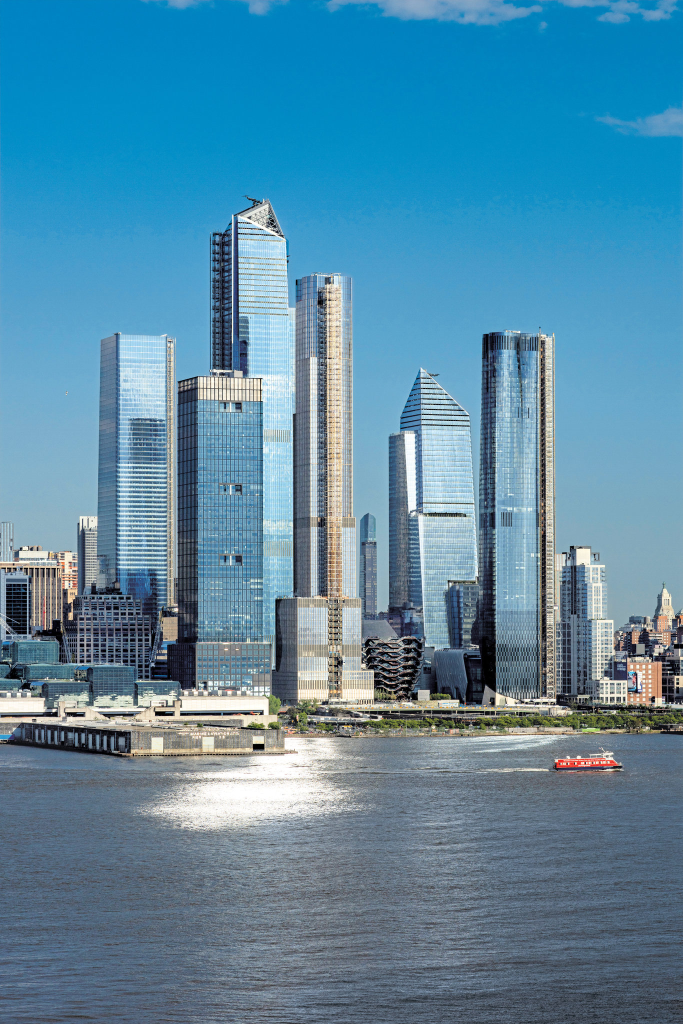
#> input picture skyline2.jpg, 1366 x 2048 px (shown at 1/2 size)
$ python imgstylerepl.py   (older library calls are emulated)
#> lines starting #> are read from the running program, lines starting #| are printed output that depends on the picture; after the words box and inside, x2 and y2 are one past the last pixel; in counts of white or black regions, pixels touching at a corner belong together
import cv2
import numpy as np
from scipy import spatial

def make_mask(b, image):
    mask = np.zeros((image.shape[0], image.shape[1], 1), dtype=np.uint8)
    for xx, yy in enumerate(b):
        mask[yy:, xx] = 255

    return mask


def display_mask(b, image, color=[0, 0, 255]):
    result = image.copy()
    overlay = np.full(image.shape, color, image.dtype)

    overlay = cv2.addWeighted(
        cv2.bitwise_and(overlay, overlay, mask=make_mask(b, image)),
        1,
        image,
        1,
        0,
        result
    )
    cv2.imwrite("result.png", overlay)


def color_to_gradient(image):
    gray = cv2.cvtColor(image, cv2.COLOR_BGR2GRAY)
    return np.hypot(
        cv2.Sobel(gray, cv2.CV_64F, 1, 0),
        cv2.Sobel(gray, cv2.CV_64F, 0, 1)
    )

def energy(b_tmp, image):
    sky_mask = make_mask(b_tmp, image)

    ground = np.ma.array(
        image,
        mask=cv2.cvtColor(cv2.bitwise_not(sky_mask), cv2.COLOR_GRAY2BGR)
    ).compressed()
    sky = np.ma.array(
        image,
        mask=cv2.cvtColor(sky_mask, cv2.COLOR_GRAY2BGR)
    ).compressed()
    ground.shape = (ground.size//3, 3)
    sky.shape = (sky.size//3, 3)

    sigma_g, mu_g = cv2.calcCovarMatrix(
        ground,
        None,
        cv2.COVAR_NORMAL | cv2.COVAR_ROWS | cv2.COVAR_SCALE
    )
    sigma_s, mu_s = cv2.calcCovarMatrix(
        sky,
        None,
        cv2.COVAR_NORMAL | cv2.COVAR_ROWS | cv2.COVAR_SCALE
    )

    y = 2

    return 1 / (
        (y * np.linalg.det(sigma_s) + np.linalg.det(sigma_g)) +
        (y * np.linalg.det(np.linalg.eig(sigma_s)[1]) +
            np.linalg.det(np.linalg.eig(sigma_g)[1]))
    )

def calculate_border(grad, t):
    sky = np.full(grad.shape[1], grad.shape[0])

    for x in range(grad.shape[1]):
        border_pos = np.argmax(grad[:, x] > t)

        # argmax hax return 0 if nothing is > t
        if border_pos > 0:
            sky[x] = border_pos

    return sky

def calculate_border_optimal(image, thresh_min=5, thresh_max=600, search_step=5):
    grad = color_to_gradient(image)

    n = ((thresh_max - thresh_min) // search_step) + 1

    b_opt = None
    jn_max = 0

    for k in range(1, n + 1):
        t = thresh_min + ((thresh_max - thresh_min) // n - 1) * (k - 1)

        b_tmp = calculate_border(grad, t)
        jn = energy(b_tmp, image)

        if jn > jn_max:
            jn_max = jn
            b_opt = b_tmp

    return b_opt

def no_sky_region(bopt, thresh1, thresh2, thresh3):
    border_ave = np.average(bopt)
    asadsbp = np.average(np.absolute(np.diff(bopt)))

    return border_ave < thresh1 or (border_ave < thresh2 and asadsbp > thresh3)

def partial_sky_region(bopt, thresh4):
    return np.any(np.diff(bopt) > thresh4)

# [73 lines left out: function refine_sky, not called in this run]

def detect_sky(input_image):
#> called with input_image = 'skyline2.jpg'
    image = cv2.imread(input_image)
#> image is the input picture: shape (2048, 1366, 3); mean B, G, R 163.3, 137.5, 87.9
    bopt = calculate_border_optimal(image)
#> in color_to_gradient, `gray = cv2.cvtColor(image, cv2.COLOR_BGR2GRAY)`:
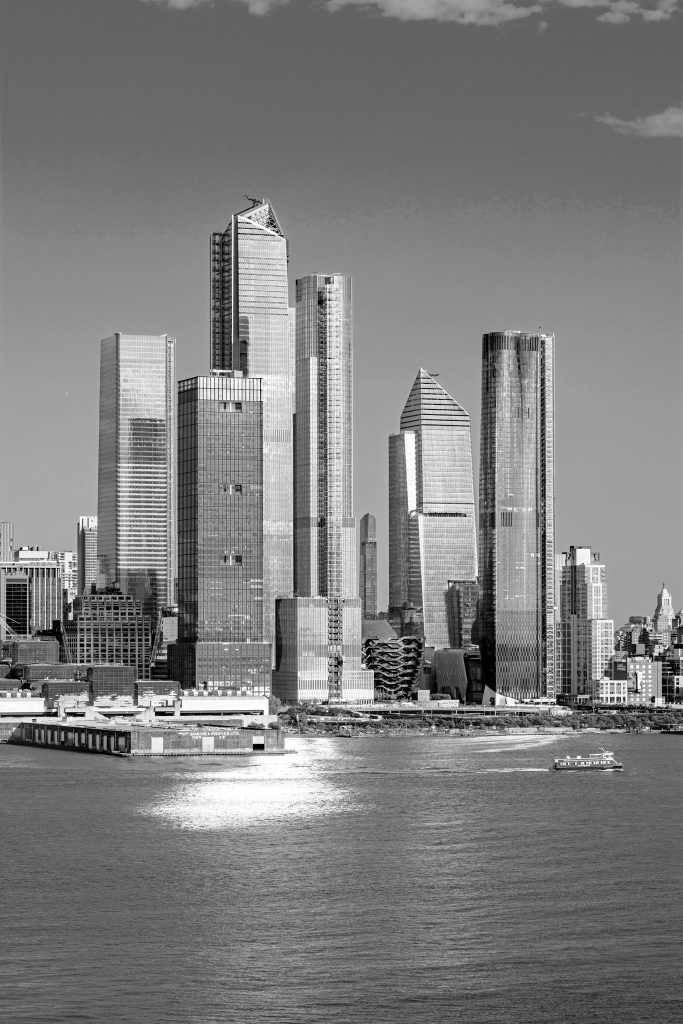
#> gray: shape (2048, 1366) (shown at 1/2 size); min 0, max 255, mean 125.6
#> in color_to_gradient, `return np.hypot( cv2.Sobel(gray, cv2.CV_64F, 1, 0), cv2.Sobel(gray, cv..`:
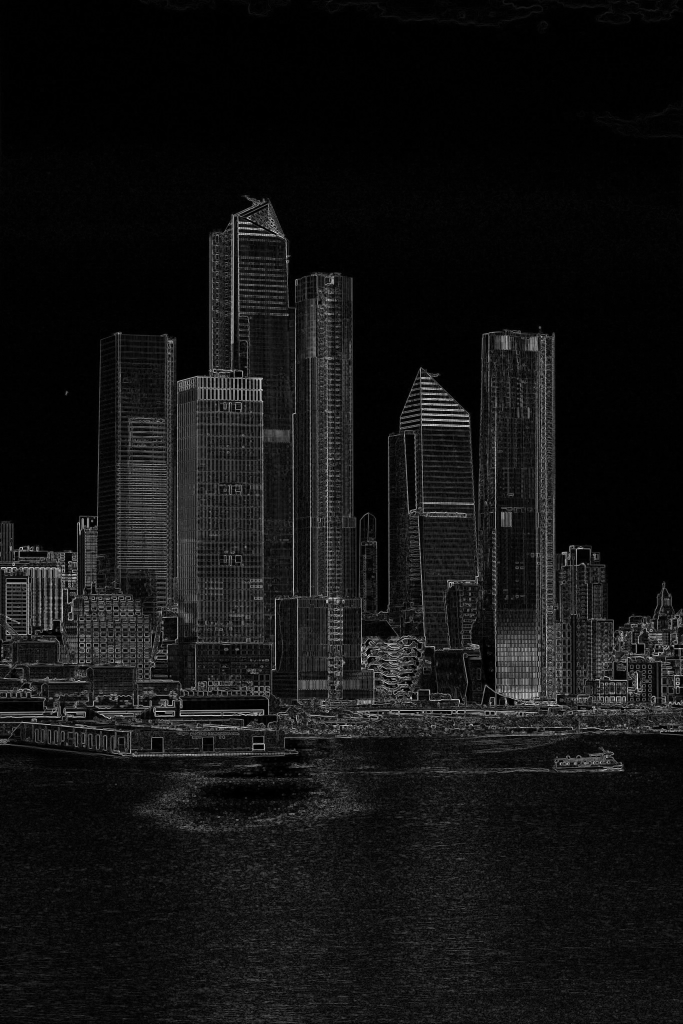
#> returned value: shape (2048, 1366) float64 (shown at 1/2 size); min 0, max 988.6, mean 73; drawn with min black and max white
#> the loop in calculate_border_optimal, `for k in range(1, n + 1):` made 120 passes
#> (mu_g in energy, sigma_s in energy, mu_s in energy, jn_max) on pass 28: ([[142.7, 129.6, 109.9]], [[31.6, 44.84, 101], [44.84, 220.9, 690], [101, 690, 2335]], [[198.6, 150.9, 50.06]], 4.8e-09)
#> (mu_g in energy, mu_s in energy, jn_max) on passes 1, 4, 5, 6, 7, 8: ([[162.6, 136.4, 86.96]], [[164.1, 138.7, 88.85]], 8.4e-10), ([[161.7, 137.1, 90.99]], [[171.3, 139.2, 72.26]], 8.92e-10), ([[161.7, 137.3, 91.37]], [[172.9, 138.8, 67.08]], 9.29e-10), ([[161.6, 137.2, 91.39]], [[176.3, 139.6, 61.11]], 1.01e-09), ([[161.5, 137.2, 91.55]], [[178.7, 140, 56.57]], 1.11e-09), ([[161.4, 137.2, 91.93]], [[182.7, 139.8, 47.04]], 1.42e-09)
#> pass 1, in energy, `sky_mask = make_mask(b_tmp, image)`:
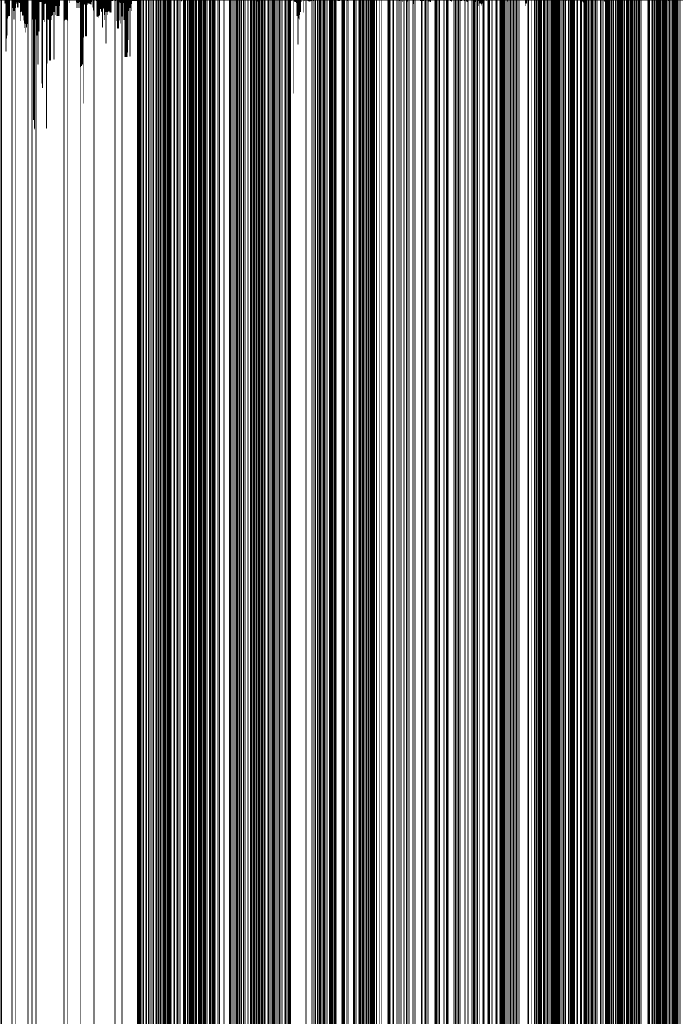
#> sky_mask: shape (2048, 1366, 1) (shown at 1/2 size); 52.4% white; 1 black region, box (x1, y1, x2, y2) and area: (0, 0, 1366, 2048) 1332241
#> pass 3, in energy (call 3), `sky_mask = make_mask(b_tmp, image)`:
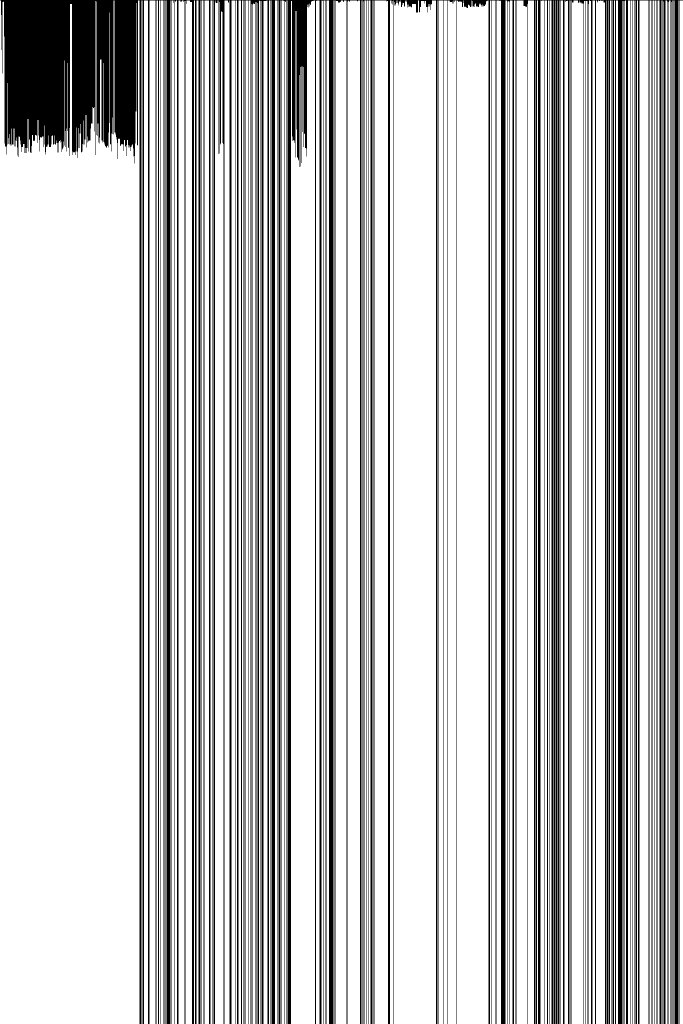
#> sky_mask: shape (2048, 1366, 1) (shown at 1/2 size); 75.5% white; 1 black region, box (x1, y1, x2, y2) and area: (0, 0, 1366, 2048) 685959
#> after the loop in calculate_border_optimal, `for k in range(1, n + 1):`: b_opt = 1366 values, max 1265 at index 1228, min 390 at index 489, mean 830.8; jn_max = 1.03e-08
#> bopt has the same summary as b_opt in calculate_border_optimal
    if no_sky_region(bopt, image.shape[0]/30, image.shape[0]/4, 5):
#> in no_sky_region, `border_ave = np.average(bopt)`: border_ave = 830.8
#> in no_sky_region, `asadsbp = np.average(np.absolute(np.diff(bopt)))`: asadsbp = 7.93
        return

    display_mask(bopt, image)
#> in display_mask, `overlay = np.full(image.shape, color, image.dtype)`:
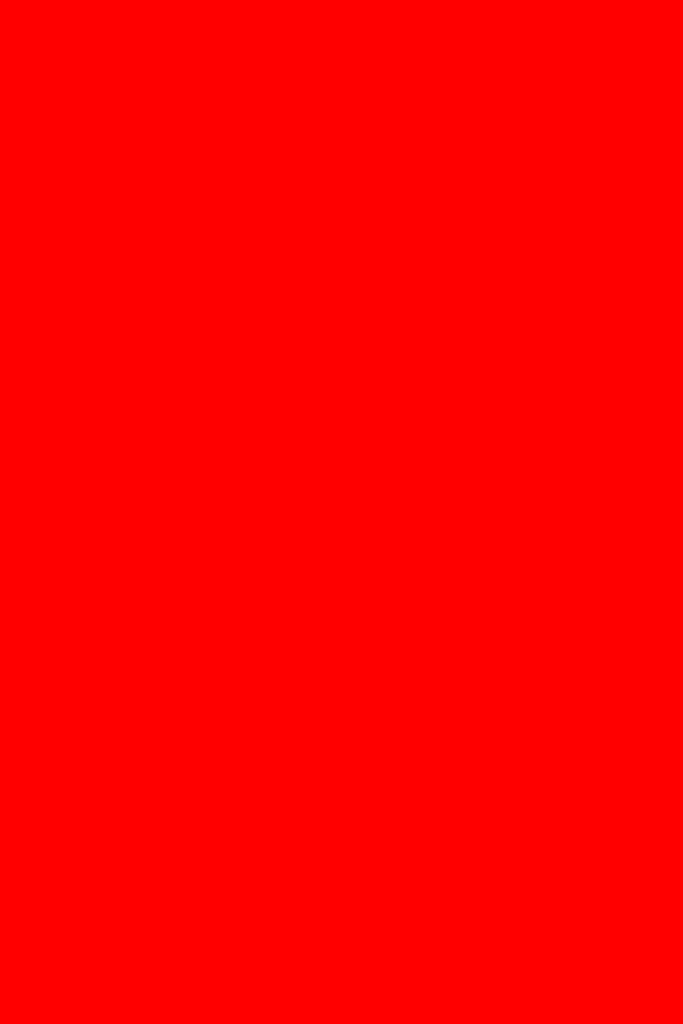
#> overlay: shape (2048, 1366, 3) (shown at 1/2 size); mean B, G, R 0, 0, 255
#> in display_mask, `overlay = cv2.addWeighted( cv2.bitwise_and(overlay, overlay, mask=make..`:
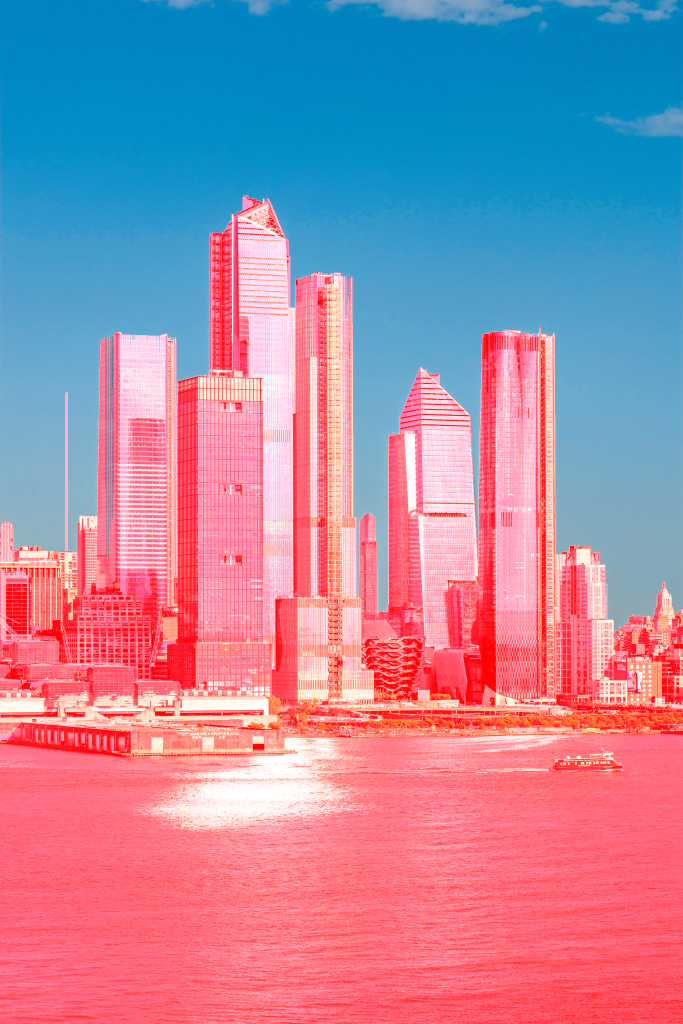
#> overlay: shape (2048, 1366, 3) (shown at 1/2 size); mean B, G, R 163.3, 137.5, 172.2
    if partial_sky_region(bopt, image.shape[1]/3):
        bnew = refine_sky(bopt, image)
        display_mask(bnew, image)

detect_sky('skyline2.jpg')
